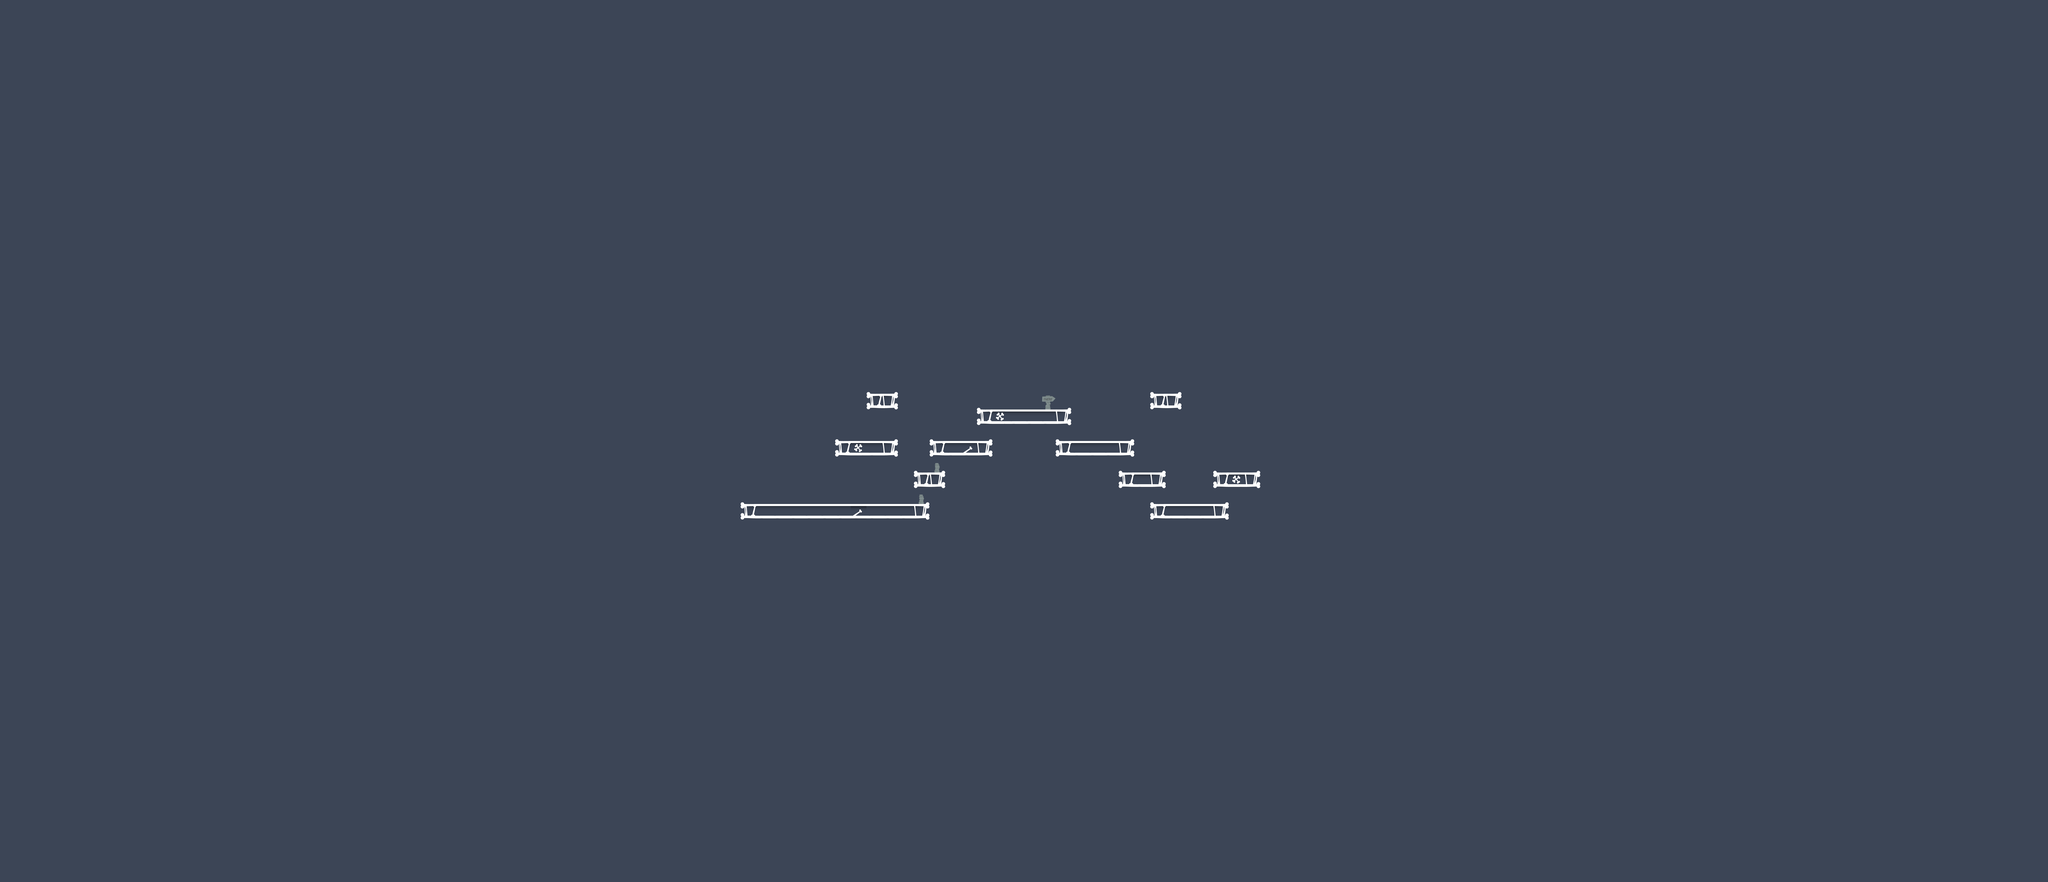

A 2D game scene composited from a Tiled map and its tileset images. What follows is a short description and the map's XML, with each tile layer's data collapsed to a summary:
An orthogonal 130x56 tile map with 70x70 px tiles, 2 tile layers (collision, foreground) and 8 objects (2x health, 2x zombie, items, door, gun, ...).

<map version="1.2" tiledversion="1.2.2" orientation="orthogonal" renderorder="right-down" width="130" height="56" tilewidth="70" tileheight="70" infinite="0" backgroundcolor="#3c4556" nextlayerid="12" nextobjectid="37">
 <tileset firstgid="1" name="map_tiles_70" tilewidth="70" tileheight="70" tilecount="16" columns="8">
  <image source="../images/map_tiles.png" width="560" height="140" />
  <terraintypes>
   <terrain name="New Terrain" tile="-1" />
   <terrain name="New Terrain" tile="-1" />
  </terraintypes>
  <tile id="0" terrain=",,0,0" />
  <tile id="1" terrain="0,0,0,0" />
  <tile id="2" terrain="0,,0," />
  <tile id="3" terrain="0,,," />
 </tileset>
 <objectgroup color="#ffff00" id="1" name="items">
  <object id="1" name="key" type="items" x="5270.55" y="2161.76" width="70" height="70" />
  <object id="2" name="door" x="3432.24" y="2174.54" width="70" height="70" />
  <object id="26" name="gun" x="5068.61" y="2019.76" width="72" height="74" />
  <object id="27" name="health" x="5136.36" y="1672.73" width="75.7576" height="66.6667" />
  <object id="28" name="health" x="3889.39" y="1675.76" width="75.7576" height="66.6667" />
 </objectgroup>
 <objectgroup color="#00aa00" id="2" name="player">
  <object id="13" name="player" type="player" x="4514.55" y="1669.09" width="70" height="106.667" />
 </objectgroup>
 <objectgroup color="#ff0000" id="3" name="enemies">
  <object id="35" name="zombie" x="3838.79" y="1886.3" width="63.6364" height="63.6364" />
  <object id="36" name="zombie" x="5466.79" y="2026.3" width="63.6364" height="63.6364" />
 </objectgroup>
 <layer id="11" name="collision" width="130" height="56">
  <data>[7280 cells, 50 non-empty, 6 distinct tile ids]</data>
 </layer>
 <layer id="10" name="foreground" width="130" height="56">
  <data>[7280 cells, 24 non-empty, 4 distinct tile ids]</data>
 </layer>
</map>
